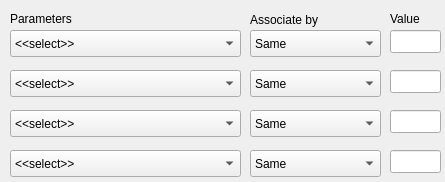
<?xml version="1.0" encoding="UTF-8"?>
<ui version="4.0">
 <class>Dialog</class>
 <widget class="QDialog" name="Dialog">
  <property name="geometry">
   <rect>
    <x>0</x>
    <y>0</y>
    <width>445</width>
    <height>182</height>
   </rect>
  </property>
  <property name="windowTitle">
   <string>Association by Criteria</string>
  </property>
  <widget class="QComboBox" name="comboBox">
   <property name="geometry">
    <rect>
     <x>10</x>
     <y>30</y>
     <width>231</width>
     <height>27</height>
    </rect>
   </property>
   <item>
    <property name="text">
     <string>&lt;&lt;select&gt;&gt;</string>
    </property>
   </item>
   <item>
    <property name="text">
     <string>Sample ID</string>
    </property>
   </item>
   <item>
    <property name="text">
     <string>Process Order</string>
    </property>
   </item>
   <item>
    <property name="text">
     <string>Data Type</string>
    </property>
   </item>
  </widget>
  <widget class="QLabel" name="label">
   <property name="geometry">
    <rect>
     <x>10</x>
     <y>10</y>
     <width>101</width>
     <height>17</height>
    </rect>
   </property>
   <property name="text">
    <string>Parameters</string>
   </property>
  </widget>
  <widget class="QLabel" name="label_2">
   <property name="geometry">
    <rect>
     <x>250</x>
     <y>10</y>
     <width>131</width>
     <height>20</height>
    </rect>
   </property>
   <property name="text">
    <string>Associate by</string>
   </property>
  </widget>
  <widget class="QLineEdit" name="lineEdit">
   <property name="geometry">
    <rect>
     <x>390</x>
     <y>30</y>
     <width>51</width>
     <height>23</height>
    </rect>
   </property>
   <property name="inputMethodHints">
    <set>Qt::ImhNone</set>
   </property>
  </widget>
  <widget class="QLineEdit" name="lineEdit_2">
   <property name="geometry">
    <rect>
     <x>390</x>
     <y>70</y>
     <width>51</width>
     <height>23</height>
    </rect>
   </property>
   <property name="inputMethodHints">
    <set>Qt::ImhNone</set>
   </property>
  </widget>
  <widget class="QLineEdit" name="lineEdit_3">
   <property name="geometry">
    <rect>
     <x>390</x>
     <y>110</y>
     <width>51</width>
     <height>23</height>
    </rect>
   </property>
   <property name="inputMethodHints">
    <set>Qt::ImhNone</set>
   </property>
  </widget>
  <widget class="QLineEdit" name="lineEdit_4">
   <property name="geometry">
    <rect>
     <x>390</x>
     <y>150</y>
     <width>51</width>
     <height>23</height>
    </rect>
   </property>
   <property name="inputMethodHints">
    <set>Qt::ImhNone</set>
   </property>
  </widget>
  <widget class="QLabel" name="label_3">
   <property name="geometry">
    <rect>
     <x>390</x>
     <y>10</y>
     <width>51</width>
     <height>17</height>
    </rect>
   </property>
   <property name="text">
    <string>Value</string>
   </property>
  </widget>
  <widget class="QComboBox" name="comboBox_2">
   <property name="geometry">
    <rect>
     <x>10</x>
     <y>70</y>
     <width>231</width>
     <height>27</height>
    </rect>
   </property>
   <item>
    <property name="text">
     <string>&lt;&lt;select&gt;&gt;</string>
    </property>
   </item>
   <item>
    <property name="text">
     <string>Sample ID</string>
    </property>
   </item>
   <item>
    <property name="text">
     <string>Process Order</string>
    </property>
   </item>
   <item>
    <property name="text">
     <string>Data Type</string>
    </property>
   </item>
  </widget>
  <widget class="QComboBox" name="comboBox_3">
   <property name="geometry">
    <rect>
     <x>10</x>
     <y>110</y>
     <width>231</width>
     <height>27</height>
    </rect>
   </property>
   <item>
    <property name="text">
     <string>&lt;&lt;select&gt;&gt;</string>
    </property>
   </item>
   <item>
    <property name="text">
     <string>Sample ID</string>
    </property>
   </item>
   <item>
    <property name="text">
     <string>Process Order</string>
    </property>
   </item>
   <item>
    <property name="text">
     <string>Data Type</string>
    </property>
   </item>
  </widget>
  <widget class="QComboBox" name="comboBox_4">
   <property name="geometry">
    <rect>
     <x>10</x>
     <y>150</y>
     <width>231</width>
     <height>27</height>
    </rect>
   </property>
   <item>
    <property name="text">
     <string>&lt;&lt;select&gt;&gt;</string>
    </property>
   </item>
   <item>
    <property name="text">
     <string>Sample ID</string>
    </property>
   </item>
   <item>
    <property name="text">
     <string>Process Order</string>
    </property>
   </item>
   <item>
    <property name="text">
     <string>Data Type</string>
    </property>
   </item>
  </widget>
  <widget class="QComboBox" name="comboBox_5">
   <property name="geometry">
    <rect>
     <x>250</x>
     <y>30</y>
     <width>131</width>
     <height>27</height>
    </rect>
   </property>
   <item>
    <property name="text">
     <string>Same</string>
    </property>
   </item>
   <item>
    <property name="text">
     <string>Different</string>
    </property>
   </item>
   <item>
    <property name="text">
     <string>Numeric Value</string>
    </property>
   </item>
   <item>
    <property name="text">
     <string>String Value</string>
    </property>
   </item>
  </widget>
  <widget class="QComboBox" name="comboBox_6">
   <property name="geometry">
    <rect>
     <x>250</x>
     <y>70</y>
     <width>131</width>
     <height>27</height>
    </rect>
   </property>
   <item>
    <property name="text">
     <string>Same</string>
    </property>
   </item>
   <item>
    <property name="text">
     <string>Different</string>
    </property>
   </item>
   <item>
    <property name="text">
     <string>Numeric Value</string>
    </property>
   </item>
   <item>
    <property name="text">
     <string>String Value</string>
    </property>
   </item>
  </widget>
  <widget class="QComboBox" name="comboBox_7">
   <property name="geometry">
    <rect>
     <x>250</x>
     <y>110</y>
     <width>131</width>
     <height>27</height>
    </rect>
   </property>
   <item>
    <property name="text">
     <string>Same</string>
    </property>
   </item>
   <item>
    <property name="text">
     <string>Different</string>
    </property>
   </item>
   <item>
    <property name="text">
     <string>Numeric Value</string>
    </property>
   </item>
   <item>
    <property name="text">
     <string>String Value</string>
    </property>
   </item>
  </widget>
  <widget class="QComboBox" name="comboBox_8">
   <property name="geometry">
    <rect>
     <x>250</x>
     <y>150</y>
     <width>131</width>
     <height>27</height>
    </rect>
   </property>
   <item>
    <property name="text">
     <string>Same</string>
    </property>
   </item>
   <item>
    <property name="text">
     <string>Different</string>
    </property>
   </item>
   <item>
    <property name="text">
     <string>Numeric Value</string>
    </property>
   </item>
   <item>
    <property name="text">
     <string>String Value</string>
    </property>
   </item>
  </widget>
 </widget>
 <resources/>
 <connections/>
</ui>
